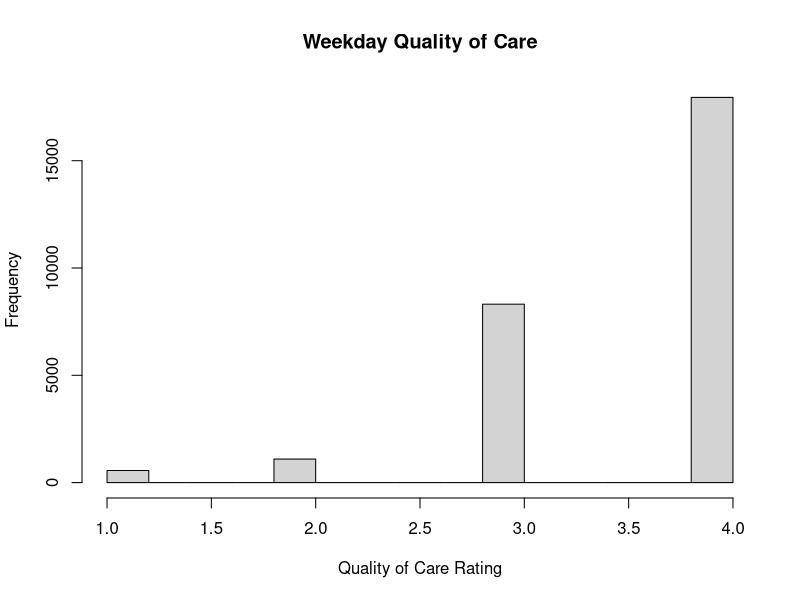
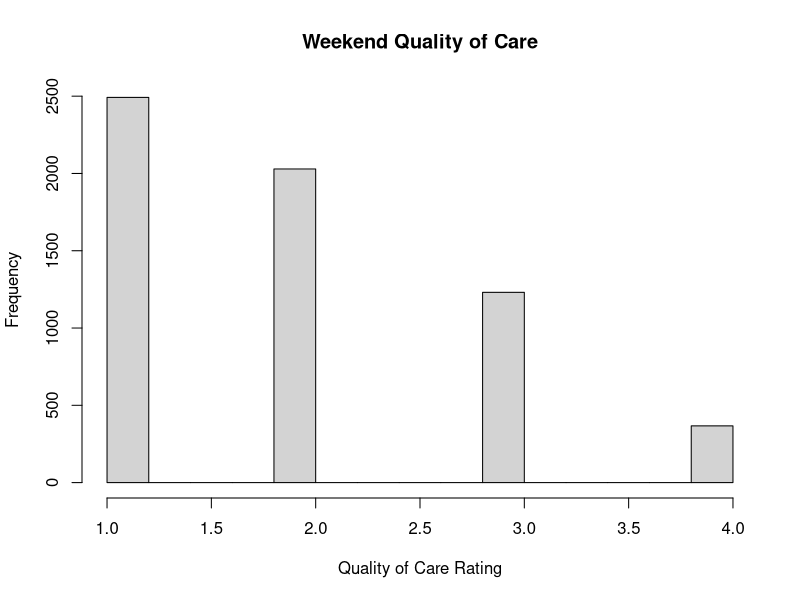
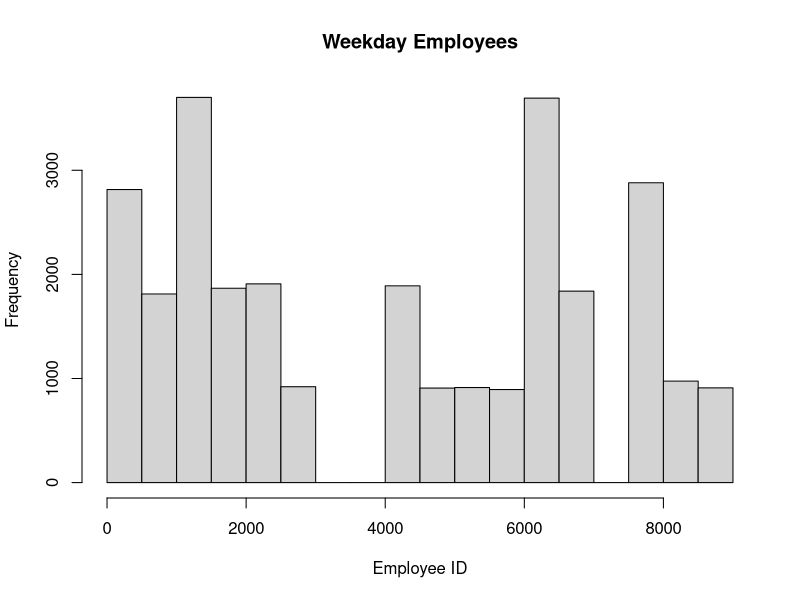
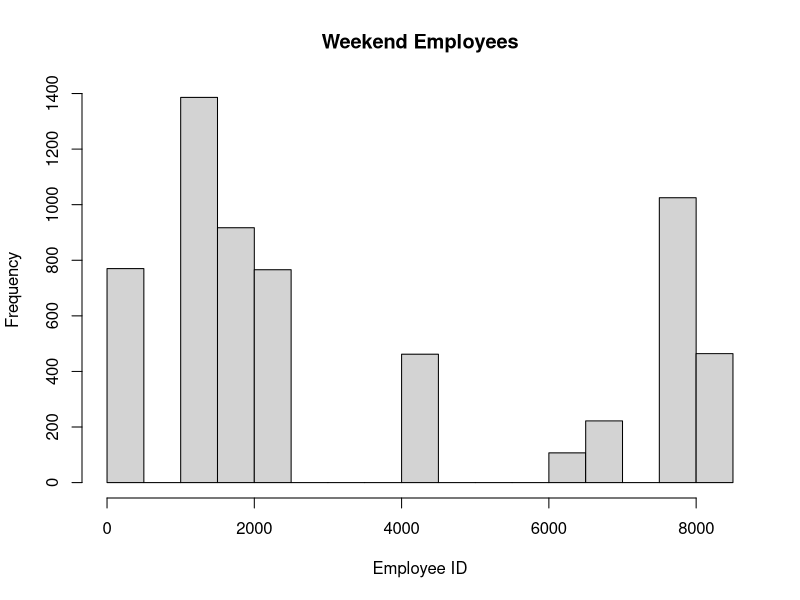

Generate these figures, in order, with R:
## ---- chunk 1
knitr::opts_chunk$set(cache=2)
set.seed(43)
## ---- chunk 2
# Set constraints
qualOfCareOptions <- c("Poor", "Fair", "Good", "Excellent")
qualOfCareProb <- list(weekday=c(.02, .04, .30, .64),
                       weekend=c(.4, .33, .21, .06))
numNurses <- c(weekday=c(mean=11, sd=1.2),
               weekend=c(mean=6, sd=1))

numTasksUndone <- c(0:7)
numTasksUndoneMean <- c(weekday=1.9, weekend=4.1)
numSafetyProbs <- c(0:4)
numSafetyProbsMean <- c(weekday=0.4, weekend=1.1)

startDate="1998/03/08"
endDate="2007/12/01"
## ---- chunk 3
genDaysFromRange <- function(startDate, endDate) {
  # This function creates a data frame where each row represents a day
  # (starting from 'startDate' and ending on 'endDate') containing the day
  # of the week, whether or not the day is a weekday or a weekend day, and
  # the number of nurses working that day. Using the value for number of
  # nurses that worked each day, later we will create a data frame to
  # represent each nurse's daily responses to the questions asked by the
  # survey, which we will ultimately return as the final data set.
  #
  # |    date    | dayOfWeek | typeOfDay | numNurses |
  # | 1998/03/08 |   Sunday  |  weekend  |     7     |
  # | 1998/03/09 |   Monday  |  weekday  |     9     |
  #                        etc...
  
  # Create column of dates
  eachDay <- data.frame(date=seq.Date(as.Date(startDate),
                                      as.Date(endDate), 
                                      by='day'))
  # Create column identifying each date as 'Sunday', 'Monday', etc.
  eachDay$dayOfWeek <- weekdays(as.Date(eachDay$date))
  # Create column that identifies each day as 'weekday' or 'weekend', using
  # the value in the 'dayOfWeek' column to lookup whether or not the day is a
  # 'weekday' or 'weekend' day.
  typeOfDay <- c(Sunday='weekend',
                 Monday='weekday',
                 Tuesday='weekday',
                 Wednesday='weekday',
                 Thursday='weekday',
                 Friday='weekday',
                 Saturday='weekend')
  eachDay$typeOfDay <- typeOfDay[eachDay$dayOfWeek]
  
  # Create column containing number of nurses that worked that day, which
  # depends on whether or not the day is a 'weekday' or 'weekend' day.
  eachDay$numNurses <- NA
  for (w in c('weekday', 'weekend')) {
    # You need to get mean and STD of number of nurses using the variable
    # 'numNurses' and index it like: numNurses['weekday.mean'] or
    # numNurses['weekend.sd']. Build those index values first:
    mean <- paste(w, 'mean', sep='.')  # 'weekday.mean' or 'weekend.mean'
    sd <- paste(w, 'sd', sep='.')  # 'weekday.sd' or 'weekend.sd'
    # Pull out all 'weekday' or 'weekend' days, depending on which 'w' we
    # are on in the for loop, and add the number of nurses from a normal
    # distribution whose parameters have already been set in 'numNurses'.
    numDaysOfType <- sum(eachDay$typeOfDay == w)
    sampleNurses <- rnorm(n=numDaysOfType,
                          mean=numNurses[mean],
                          sd=numNurses[sd])
    sampleNurses <- as.integer(round(sampleNurses), digits=0)
    eachDay$numNurses[eachDay$typeOfDay == w] <- sampleNurses
    }
  eachDay
}
## ---- chunk 4
expandRows <- function(eachDay) {
  # This function takes the data frame generated earlier (which contains
  # the number of nurses working per day) and expands those rows so there is a
  # row for *each nurse* that worked *each day*. In other words, this
  # function will expand each day in N times, where N is the numNurses
  # that worked that day. These expanded rows will contain the daily responses
  # nurses enter into the system after they finish a shift.
  
  # Repeate each row "number_of_times=numNurses", taking columns 1, 3, & 4 and
  # setting row.names to NULL:
  dataSet <- data.frame(eachDay[rep(c(1:nrow(eachDay)), eachDay$numNurses),
                                c(1, 3, 4)],
                        row.names=NULL)
  # Set column headers of the expanded data frame
  names(dataSet) <- c('date', 'typeOfDay', 'numDailyStaffedNurses')
  dataSet
}
## ---- chunk 5
setQualOfCareRating <- function(dataSet) {
  # Creates a column containg Quality of Care ratings for 'weekday' and
  # 'weekend' days. Quality of Care on the weekend will generally be lower
  # because the number of nurses is lower. Quality of Care is rated by nurses
  # as Poor, Fair, Good, or Excellent, but here we will use 1-4 to represent
  # these values during data generation.
  
  dataSet$qualOfCare = NA
  for (w in c('weekday', 'weekend')) {
    rowsOfType <- dataSet$typeOfDay[dataSet$typeOfDay == w]
    qualRating <- sample(x=c(1:length(qualOfCareOptions)),
                         size=length(rowsOfType),
                         prob=as.numeric(unlist(qualOfCareProb[w])),
                         replace=T)
    dataSet$qualOfCare[dataSet$typeOfDay == w] <- qualRating
    }
  dataSet
}
## ---- chunk 6
relateQualOfCareToNumPatients <- function(dataSet) {
  # Creates a column 'numPatientsCaredFor' which is linearly related to
  # qualOfCare. In the paper, the relationship between the two variables is
  # argued to be in the reverse (i.e. that Quality of Care rating depends on
  # Number of Patients). This is not being refuted, here, we are simply using
  # a reverse relationship to generate the data set. The linearly relationship
  # will exist no matter which variable we have depend on which, so it is up
  # to the analyst to interpret the direction of the relationship.
  
  linRelate <- function(x) {
    # The linear relationship to be applied to qualOfCare
    -1.76*x + 9 + rpois(1, lambda=2)
    # Adds some variability using Poisson distribution. With lambda=2, the
    # distribution should have mode=1, min=0, max=8, mean=2. The idea is that
    # on a given day a nurse could get overloaded by caring for more patients,
    # but the likelihood of getting overloaded by N patients decreases as N
    # increases.
    # Visualize: http://www.umass.edu/wsp/resources/poisson/
    }
  
  dataSet$patientWorkload <- NA
  for (w in c('weekday', 'weekend')) {
    rowsOfType <- dataSet$qualOfCare[dataSet$typeOfDay == w]
    dataSet$patientWorkload[dataSet$typeOfDay == w] <- vapply(
      rowsOfType,
      FUN=linRelate,
      FUN.VALUE=double(1)
      )
    }
  # Set the Patient Workload as an integer instead of a decimal value
  dataSet$patientWorkload <- as.integer(
    round(dataSet$patientWorkload, digits=0)
    )
  dataSet
}
## ---- chunk 7
addEmployeeID <- function(dataSet){
    # Adds a column of employee IDs, where on the weekend certain employees are
    # more likely to work.
    
    # Number of employees should be greater than their maximum daily staff
    ids <- runif(max(dataSet$numDailyStaffedNurses) + 15, 0, 9000)
    ids <- paste0('00', as.integer(ids))  # Add 00s before ID for realism
    
    dataSet$employeeID <- NA
    
    # For every day, need to get a sample of employee IDs
    for (d in unique(dataSet$date)) {
      dailyResponses <- subset(dataSet, date == d)
      numResponses <- nrow(dailyResponses)
      typeOfDay <- dailyResponses$typeOfDay[1]
      
      # Sample the employee IDs using a custom probability distrubition on
      # the IDs. This makes some employees more likely to work the weekends, and
      # other employees never work the weekends:
      p <- rep(0, length(ids))
      p[1:2] <- 0.22
      p[3] <- 0.01
      p[4:6] <- 0.12
      p[7:9] <- 0.05
      p[10:11] <- 0.02
      if (typeOfDay == 'weekend') {
        idsList <- sample(x=ids,
                          size=numResponses,
                          replace=F,
                          prob=p)
      } else {
        # Otherwise, if it's a weekday get a random employee ID
        idsList <- sample(x=ids,
                          size=numResponses,
                          replace=F)
      }
      dataSet$employeeID[dataSet$date == d] <- idsList
    }
    dataSet
  }
## ---- chunk 8
convertQual <- function(dataSet) {
  # Convert Quality of Care to "Poor", "Fair", etc.
  dataSet$qualOfCare <- cut(as.numeric(dataSet$qualOfCare), 4, c("Poor",
                                                                 "Fair",
                                                                 "Good",
                                                                 "Excellent"))
  dataSet
}
## ---- chunk 9
filterCols <- function(dataSet) {
  # Return the dataSet without typeOfDay
  data.frame(subset(dataSet, select=(c("date",
                                       "employeeID",
                                       "qualOfCare",
                                       "patientWorkload",
                                       "numDailyStaffedNurses"))))
}
## ---- chunk 10
eachDay <- genDaysFromRange(startDate, endDate)
## ---- chunk 11
# Output the head of the eachDay table
# Source 'knitr' to use kable function later for pretty tables
options(warn=-1); suppressMessages(library(knitr)); options(warn=0)
kable(head(eachDay),
      row.names=F,
      caption="Head of `eachDay` data.frame from genDaysFromRange()")
## ---- chunk 12
# Print some stats about the dates data
e <- data.frame(c(round(mean(eachDay$numNurses), digits=2),
                  round(mean(eachDay$numNurses[eachDay$typeOfDay == 'weekday'], digits=2)),
                  round(mean(eachDay$numNurses[eachDay$typeOfDay == 'weekend'], digits=2)),
                  round(min(eachDay$numNurses[eachDay$typeOfDay == 'weekday']), digits=0),
                  round(min(eachDay$numNurses[eachDay$typeOfDay == 'weekend']), digits=0),
                  round(max(eachDay$numNurses[eachDay$typeOfDay == 'weekday']), digits=0),
                  round(max(eachDay$numNurses[eachDay$typeOfDay == 'weekend']), digits=0)),
                row.names=c("Mean number of nurses",
                            "Mean number of nurses (weekday)",
                            "Mean number of nurses (weekend)",
                            "Min number of nurses (weekday)",
                            "Min number of nurses (weekend)",
                            "Max number of nurses (weekday)",
                            "Max number of nurses (weekend)"))
names(e) <- c("Value")
kable(e, caption="Means, Min. and Max. Values from `eachDay`")
## ---- chunk 13
dataSet <- expandRows(eachDay)
dataSet <- setQualOfCareRating(dataSet)
## ---- chunk 14
# Output quality of care stats
for (w in c('weekday', 'weekend')) {
  print(sprintf("Mean quality of care during %s: %.2f",
                w,
                mean(dataSet$qualOfCare[dataSet$typeOfDay == w])))
  print(sprintf("SD for quality of care during %s: %.2f",
                w,
                sd(dataSet$qualOfCare[dataSet$typeOfDay == w])))
}
## ---- chunk 15
for (w in c('weekday', 'weekend')) {
  simpleCap <- function(x) {
    s <- strsplit(x, " ")[[1]]
    paste(toupper(substring(s, 1, 1)), substring(s, 2), sep = "",
          collapse = " ")
    }
  hist_title <- paste(simpleCap(w), "Quality of Care",
                      collapse=" ")
  hist(dataSet$qualOfCare[dataSet$typeOfDay == w],
       main=hist_title,
       xlab="Quality of Care Rating")
}
## ---- chunk 16
dataSet <- relateQualOfCareToNumPatients(dataSet)
dataSet <- addEmployeeID(dataSet)
## ---- chunk 17
# Output histogram of working employees
hist(as.integer(dataSet$employeeID[dataSet$typeOfDay == 'weekday']),
     main='Weekday Employees',
     xlab='Employee ID')
hist(as.integer(dataSet$employeeID[dataSet$typeOfDay == 'weekend']),
     main='Weekend Employees',
     xlab='Employee ID')
## ---- chunk 18
dataSet <- convertQual(dataSet)
dataSet <- filterCols(dataSet)
## ---- chunk 19
# Output the head of the dataSet
kable(head(dataSet),
      row.names=F,
      caption="Head of final dataSet")
